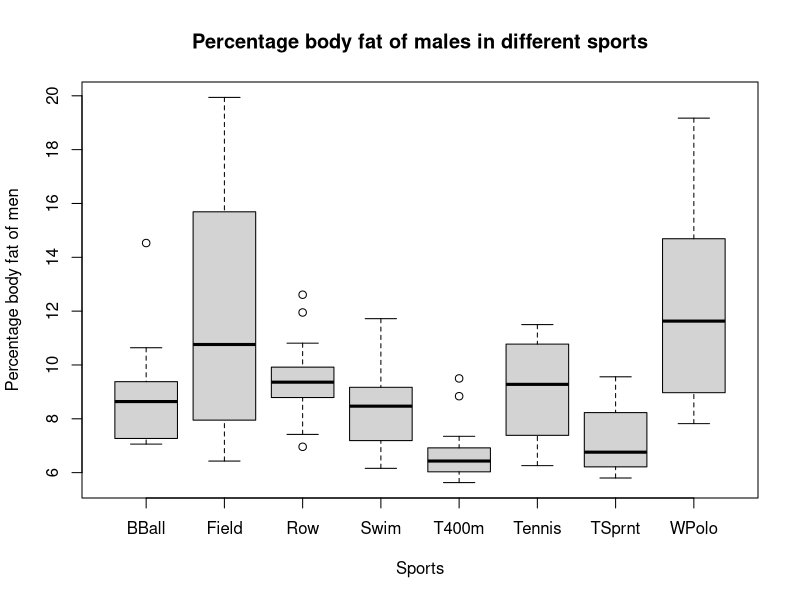

Write R code to recreate this figure. (Note: this script raises an error after producing the figure.)
AIS_data = read.table('AIS.txt', header=T)

d1 = AIS_data[AIS_data$Sex=="male",]
d1

boxplot(d1$Bfat~d1$Sport, main="Percentage body fat of males in different sports",xlab="Sports", ylab="Percentage body fat of men")

bmi = data[s]